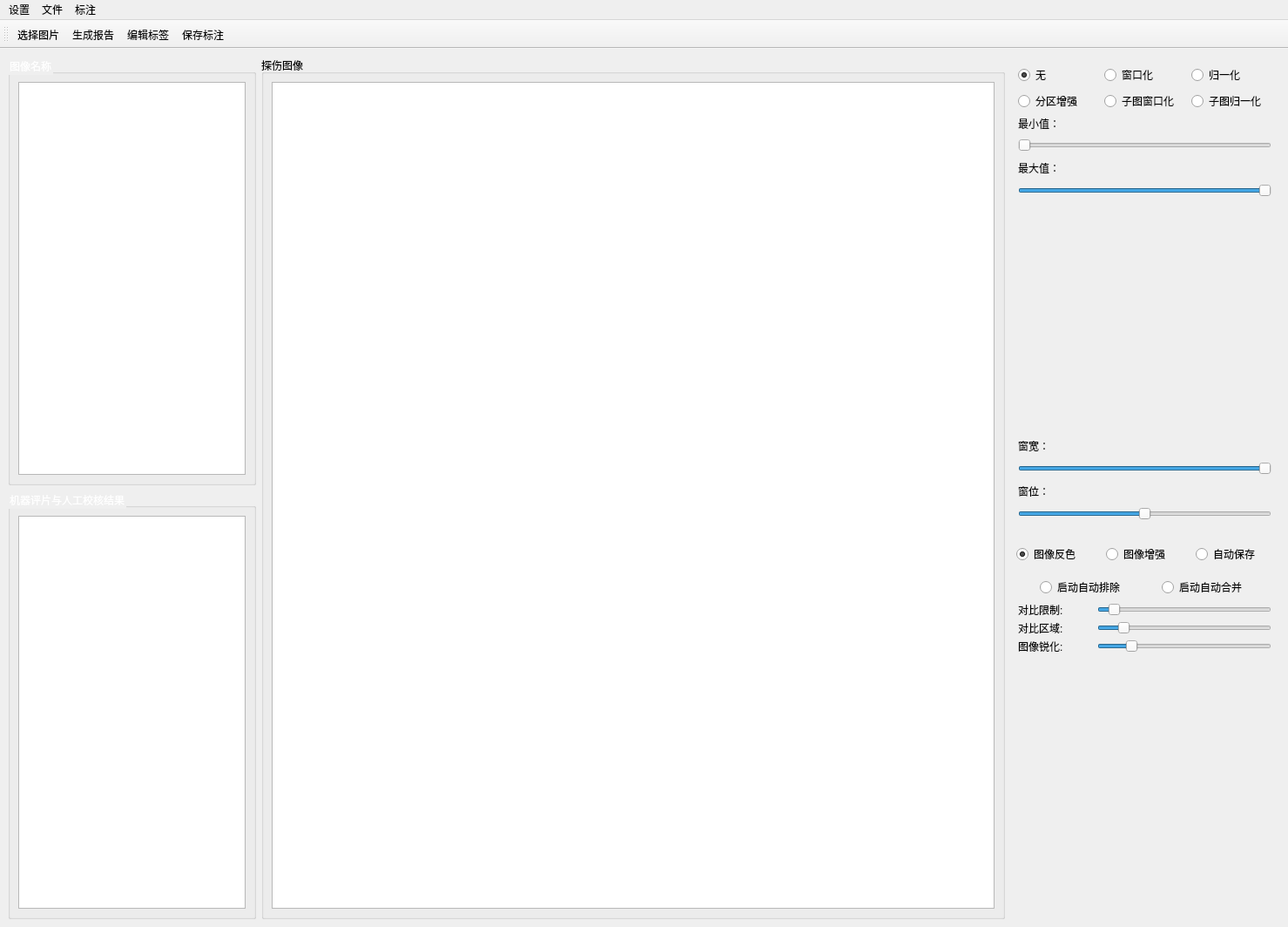
<?xml version="1.0" encoding="UTF-8"?>
<ui version="4.0">
 <class>mainWindow</class>
 <widget class="QMainWindow" name="mainWindow">
  <property name="geometry">
   <rect>
    <x>0</x>
    <y>0</y>
    <width>1479</width>
    <height>1064</height>
   </rect>
  </property>
  <property name="minimumSize">
   <size>
    <width>902</width>
    <height>594</height>
   </size>
  </property>
  <property name="windowTitle">
   <string>铸造缺陷识别评价数据库可视化软件</string>
  </property>
  <property name="windowIcon">
   <iconset>
    <normaloff>../../../LabelSoftware/LabelSoftware/intecast.ico</normaloff>../../../LabelSoftware/LabelSoftware/intecast.ico</iconset>
  </property>
  <widget class="QWidget" name="centralwidget">
   <layout class="QHBoxLayout" name="horizontalLayout_9">
    <item>
     <layout class="QVBoxLayout" name="verticalLayout_3">
      <item>
       <widget class="QGroupBox" name="groupBox">
        <property name="maximumSize">
         <size>
          <width>285</width>
          <height>16777215</height>
         </size>
        </property>
        <property name="styleSheet">
         <string notr="true">color: rgb(255, 255, 255);</string>
        </property>
        <property name="title">
         <string>图像名称</string>
        </property>
        <layout class="QVBoxLayout" name="verticalLayout_2">
         <item>
          <widget class="QListWidget" name="listWidget_dcm_name">
           <property name="sizePolicy">
            <sizepolicy hsizetype="Expanding" vsizetype="Expanding">
             <horstretch>0</horstretch>
             <verstretch>0</verstretch>
            </sizepolicy>
           </property>
           <property name="minimumSize">
            <size>
             <width>250</width>
             <height>270</height>
            </size>
           </property>
           <property name="styleSheet">
            <string notr="true">color: rgb(0, 0, 0);</string>
           </property>
          </widget>
         </item>
        </layout>
       </widget>
      </item>
      <item>
       <widget class="QGroupBox" name="groupBox_2">
        <property name="maximumSize">
         <size>
          <width>285</width>
          <height>16777215</height>
         </size>
        </property>
        <property name="styleSheet">
         <string notr="true">color: rgb(255, 255, 255);</string>
        </property>
        <property name="title">
         <string>机器评片与人工校核结果</string>
        </property>
        <layout class="QHBoxLayout" name="horizontalLayout_8">
         <item>
          <widget class="QListWidget" name="listWidget_label">
           <property name="sizePolicy">
            <sizepolicy hsizetype="Expanding" vsizetype="Expanding">
             <horstretch>0</horstretch>
             <verstretch>0</verstretch>
            </sizepolicy>
           </property>
           <property name="minimumSize">
            <size>
             <width>250</width>
             <height>270</height>
            </size>
           </property>
           <property name="styleSheet">
            <string notr="true">color: rgb(0, 0, 0);</string>
           </property>
          </widget>
         </item>
        </layout>
       </widget>
      </item>
     </layout>
    </item>
    <item>
     <widget class="QGroupBox" name="groupBox_3">
      <property name="minimumSize">
       <size>
        <width>345</width>
        <height>639</height>
       </size>
      </property>
      <property name="title">
       <string>探伤图像</string>
      </property>
      <layout class="QVBoxLayout" name="verticalLayout_6">
       <item>
        <widget class="QGraphicsView" name="graphicsView">
         <property name="minimumSize">
          <size>
           <width>325</width>
           <height>551</height>
          </size>
         </property>
         <property name="styleSheet">
          <string notr="true"/>
         </property>
        </widget>
       </item>
      </layout>
     </widget>
    </item>
    <item>
     <layout class="QVBoxLayout" name="verticalLayout_5">
      <item>
       <widget class="QStackedWidget" name="stackedWidget">
        <property name="minimumSize">
         <size>
          <width>291</width>
          <height>520</height>
         </size>
        </property>
        <property name="maximumSize">
         <size>
          <width>310</width>
          <height>99999</height>
         </size>
        </property>
        <property name="currentIndex">
         <number>0</number>
        </property>
        <widget class="QWidget" name="page_3">
         <layout class="QVBoxLayout" name="verticalLayout_4">
          <item>
           <layout class="QHBoxLayout" name="horizontalLayout_6">
            <item>
             <widget class="QRadioButton" name="none_dcm_label">
              <property name="minimumSize">
               <size>
                <width>40</width>
                <height>0</height>
               </size>
              </property>
              <property name="text">
               <string>无</string>
              </property>
              <property name="checked">
               <bool>true</bool>
              </property>
             </widget>
            </item>
            <item>
             <widget class="QRadioButton" name="window_dcm_label">
              <property name="minimumSize">
               <size>
                <width>40</width>
                <height>0</height>
               </size>
              </property>
              <property name="text">
               <string>窗口化</string>
              </property>
              <property name="checked">
               <bool>false</bool>
              </property>
             </widget>
            </item>
            <item>
             <widget class="QRadioButton" name="normalize_dcm_label">
              <property name="minimumSize">
               <size>
                <width>40</width>
                <height>0</height>
               </size>
              </property>
              <property name="text">
               <string>归一化</string>
              </property>
              <property name="checked">
               <bool>false</bool>
              </property>
             </widget>
            </item>
           </layout>
          </item>
          <item>
           <layout class="QHBoxLayout" name="horizontalLayout_7">
            <item>
             <widget class="QRadioButton" name="partition_dcm_label">
              <property name="minimumSize">
               <size>
                <width>40</width>
                <height>0</height>
               </size>
              </property>
              <property name="text">
               <string>分区增强</string>
              </property>
              <property name="checked">
               <bool>false</bool>
              </property>
             </widget>
            </item>
            <item>
             <widget class="QRadioButton" name="sub_window_dcm_label">
              <property name="minimumSize">
               <size>
                <width>40</width>
                <height>0</height>
               </size>
              </property>
              <property name="text">
               <string>子图窗口化</string>
              </property>
              <property name="checked">
               <bool>false</bool>
              </property>
             </widget>
            </item>
            <item>
             <widget class="QRadioButton" name="sub_normalize_dcm_label">
              <property name="minimumSize">
               <size>
                <width>40</width>
                <height>0</height>
               </size>
              </property>
              <property name="text">
               <string>子图归一化</string>
              </property>
              <property name="checked">
               <bool>false</bool>
              </property>
             </widget>
            </item>
           </layout>
          </item>
          <item>
           <widget class="QLabel" name="min_label">
            <property name="minimumSize">
             <size>
              <width>291</width>
              <height>16</height>
             </size>
            </property>
            <property name="maximumSize">
             <size>
              <width>291</width>
              <height>16</height>
             </size>
            </property>
            <property name="text">
             <string>最小值：</string>
            </property>
           </widget>
          </item>
          <item>
           <widget class="QSlider" name="min_slider">
            <property name="minimumSize">
             <size>
              <width>291</width>
              <height>22</height>
             </size>
            </property>
            <property name="maximumSize">
             <size>
              <width>291</width>
              <height>22</height>
             </size>
            </property>
            <property name="maximum">
             <number>65535</number>
            </property>
            <property name="orientation">
             <enum>Qt::Horizontal</enum>
            </property>
           </widget>
          </item>
          <item>
           <widget class="QLabel" name="max_label">
            <property name="minimumSize">
             <size>
              <width>291</width>
              <height>16</height>
             </size>
            </property>
            <property name="maximumSize">
             <size>
              <width>291</width>
              <height>16777215</height>
             </size>
            </property>
            <property name="text">
             <string>最大值：</string>
            </property>
           </widget>
          </item>
          <item>
           <widget class="QSlider" name="max_slider">
            <property name="minimumSize">
             <size>
              <width>291</width>
              <height>22</height>
             </size>
            </property>
            <property name="maximumSize">
             <size>
              <width>291</width>
              <height>22</height>
             </size>
            </property>
            <property name="maximum">
             <number>65535</number>
            </property>
            <property name="value">
             <number>65535</number>
            </property>
            <property name="sliderPosition">
             <number>65535</number>
            </property>
            <property name="orientation">
             <enum>Qt::Horizontal</enum>
            </property>
           </widget>
          </item>
          <item>
           <widget class="QLabel" name="histogram">
            <property name="minimumSize">
             <size>
              <width>291</width>
              <height>261</height>
             </size>
            </property>
            <property name="maximumSize">
             <size>
              <width>291</width>
              <height>261</height>
             </size>
            </property>
            <property name="autoFillBackground">
             <bool>false</bool>
            </property>
            <property name="styleSheet">
             <string notr="true"/>
            </property>
            <property name="text">
             <string/>
            </property>
           </widget>
          </item>
          <item>
           <widget class="QLabel" name="window_width_label">
            <property name="minimumSize">
             <size>
              <width>291</width>
              <height>16</height>
             </size>
            </property>
            <property name="maximumSize">
             <size>
              <width>291</width>
              <height>16777215</height>
             </size>
            </property>
            <property name="text">
             <string>窗宽：</string>
            </property>
           </widget>
          </item>
          <item>
           <widget class="QSlider" name="window_width_slider">
            <property name="minimumSize">
             <size>
              <width>291</width>
              <height>22</height>
             </size>
            </property>
            <property name="maximumSize">
             <size>
              <width>291</width>
              <height>22</height>
             </size>
            </property>
            <property name="minimum">
             <number>0</number>
            </property>
            <property name="maximum">
             <number>65535</number>
            </property>
            <property name="value">
             <number>65535</number>
            </property>
            <property name="sliderPosition">
             <number>65535</number>
            </property>
            <property name="orientation">
             <enum>Qt::Horizontal</enum>
            </property>
           </widget>
          </item>
          <item>
           <widget class="QLabel" name="window_level_label">
            <property name="minimumSize">
             <size>
              <width>291</width>
              <height>16</height>
             </size>
            </property>
            <property name="maximumSize">
             <size>
              <width>291</width>
              <height>16777215</height>
             </size>
            </property>
            <property name="text">
             <string>窗位：</string>
            </property>
           </widget>
          </item>
          <item>
           <widget class="QSlider" name="window_level_slider">
            <property name="minimumSize">
             <size>
              <width>291</width>
              <height>22</height>
             </size>
            </property>
            <property name="maximumSize">
             <size>
              <width>291</width>
              <height>22</height>
             </size>
            </property>
            <property name="maximum">
             <number>65535</number>
            </property>
            <property name="value">
             <number>32768</number>
            </property>
            <property name="sliderPosition">
             <number>32768</number>
            </property>
            <property name="orientation">
             <enum>Qt::Horizontal</enum>
            </property>
           </widget>
          </item>
         </layout>
        </widget>
        <widget class="QWidget" name="page_4"/>
       </widget>
      </item>
      <item>
       <layout class="QVBoxLayout" name="verticalLayout" stretch="0,0,0,0,0">
        <item>
         <layout class="QHBoxLayout" name="horizontalLayout_2">
          <property name="sizeConstraint">
           <enum>QLayout::SetDefaultConstraint</enum>
          </property>
          <item>
           <widget class="QRadioButton" name="reverseButton">
            <property name="sizePolicy">
             <sizepolicy hsizetype="Fixed" vsizetype="Fixed">
              <horstretch>0</horstretch>
              <verstretch>0</verstretch>
             </sizepolicy>
            </property>
            <property name="minimumSize">
             <size>
              <width>39</width>
              <height>40</height>
             </size>
            </property>
            <property name="maximumSize">
             <size>
              <width>90</width>
              <height>16777215</height>
             </size>
            </property>
            <property name="text">
             <string>图像反色</string>
            </property>
            <property name="iconSize">
             <size>
              <width>16</width>
              <height>16</height>
             </size>
            </property>
            <property name="checked">
             <bool>true</bool>
            </property>
           </widget>
          </item>
          <item>
           <widget class="QRadioButton" name="radioButton_enhance">
            <property name="sizePolicy">
             <sizepolicy hsizetype="Fixed" vsizetype="Fixed">
              <horstretch>0</horstretch>
              <verstretch>0</verstretch>
             </sizepolicy>
            </property>
            <property name="minimumSize">
             <size>
              <width>0</width>
              <height>40</height>
             </size>
            </property>
            <property name="maximumSize">
             <size>
              <width>90</width>
              <height>16777215</height>
             </size>
            </property>
            <property name="text">
             <string>图像增强</string>
            </property>
           </widget>
          </item>
          <item>
           <widget class="QRadioButton" name="autoSaveButton">
            <property name="sizePolicy">
             <sizepolicy hsizetype="Fixed" vsizetype="Fixed">
              <horstretch>0</horstretch>
              <verstretch>0</verstretch>
             </sizepolicy>
            </property>
            <property name="minimumSize">
             <size>
              <width>0</width>
              <height>40</height>
             </size>
            </property>
            <property name="maximumSize">
             <size>
              <width>90</width>
              <height>16777215</height>
             </size>
            </property>
            <property name="text">
             <string>自动保存</string>
            </property>
           </widget>
          </item>
         </layout>
        </item>
        <item>
         <layout class="QHBoxLayout" name="horizontalLayout_11">
          <item>
           <widget class="QRadioButton" name="auto_exclude_pix">
            <property name="sizePolicy">
             <sizepolicy hsizetype="Fixed" vsizetype="Fixed">
              <horstretch>0</horstretch>
              <verstretch>0</verstretch>
             </sizepolicy>
            </property>
            <property name="minimumSize">
             <size>
              <width>100</width>
              <height>0</height>
             </size>
            </property>
            <property name="text">
             <string>启动自动排除</string>
            </property>
           </widget>
          </item>
          <item>
           <widget class="QRadioButton" name="merge_anno">
            <property name="sizePolicy">
             <sizepolicy hsizetype="Fixed" vsizetype="Fixed">
              <horstretch>0</horstretch>
              <verstretch>0</verstretch>
             </sizepolicy>
            </property>
            <property name="minimumSize">
             <size>
              <width>100</width>
              <height>0</height>
             </size>
            </property>
            <property name="text">
             <string>启动自动合并</string>
            </property>
           </widget>
          </item>
         </layout>
        </item>
        <item>
         <layout class="QHBoxLayout" name="horizontalLayout_5">
          <item>
           <widget class="QLabel" name="enhance_label_1">
            <property name="minimumSize">
             <size>
              <width>0</width>
              <height>10</height>
             </size>
            </property>
            <property name="maximumSize">
             <size>
              <width>76</width>
              <height>16777215</height>
             </size>
            </property>
            <property name="text">
             <string>对比限制:</string>
            </property>
           </widget>
          </item>
          <item>
           <widget class="QSlider" name="spinBox_1">
            <property name="maximumSize">
             <size>
              <width>200</width>
              <height>16777215</height>
             </size>
            </property>
            <property name="minimum">
             <number>0</number>
            </property>
            <property name="maximum">
             <number>15</number>
            </property>
            <property name="value">
             <number>1</number>
            </property>
            <property name="orientation">
             <enum>Qt::Horizontal</enum>
            </property>
           </widget>
          </item>
         </layout>
        </item>
        <item>
         <layout class="QHBoxLayout" name="horizontalLayout_4">
          <item>
           <widget class="QLabel" name="enhance_label_2">
            <property name="minimumSize">
             <size>
              <width>0</width>
              <height>10</height>
             </size>
            </property>
            <property name="maximumSize">
             <size>
              <width>76</width>
              <height>16777215</height>
             </size>
            </property>
            <property name="text">
             <string>对比区域:</string>
            </property>
           </widget>
          </item>
          <item>
           <widget class="QSlider" name="spinBox_2">
            <property name="maximumSize">
             <size>
              <width>200</width>
              <height>16777215</height>
             </size>
            </property>
            <property name="maximum">
             <number>80</number>
            </property>
            <property name="value">
             <number>10</number>
            </property>
            <property name="orientation">
             <enum>Qt::Horizontal</enum>
            </property>
           </widget>
          </item>
         </layout>
        </item>
        <item>
         <layout class="QHBoxLayout" name="horizontalLayout_3">
          <item>
           <widget class="QLabel" name="enhance_label_3">
            <property name="minimumSize">
             <size>
              <width>0</width>
              <height>10</height>
             </size>
            </property>
            <property name="maximumSize">
             <size>
              <width>76</width>
              <height>16777215</height>
             </size>
            </property>
            <property name="text">
             <string>图像锐化:</string>
            </property>
           </widget>
          </item>
          <item>
           <widget class="QSlider" name="spinBox_3">
            <property name="maximumSize">
             <size>
              <width>200</width>
              <height>16777215</height>
             </size>
            </property>
            <property name="maximum">
             <number>80</number>
            </property>
            <property name="value">
             <number>14</number>
            </property>
            <property name="orientation">
             <enum>Qt::Horizontal</enum>
            </property>
           </widget>
          </item>
         </layout>
        </item>
       </layout>
      </item>
      <item>
       <spacer name="verticalSpacer">
        <property name="orientation">
         <enum>Qt::Vertical</enum>
        </property>
        <property name="sizeHint" stdset="0">
         <size>
          <width>286</width>
          <height>18</height>
         </size>
        </property>
       </spacer>
      </item>
     </layout>
    </item>
   </layout>
  </widget>
  <widget class="QMenuBar" name="menubar">
   <property name="geometry">
    <rect>
     <x>0</x>
     <y>0</y>
     <width>1479</width>
     <height>26</height>
    </rect>
   </property>
   <widget class="QMenu" name="config">
    <property name="title">
     <string>设置</string>
    </property>
    <addaction name="change_img_savepath"/>
    <addaction name="change_report_savepath"/>
   </widget>
   <widget class="QMenu" name="menu">
    <property name="title">
     <string>文件</string>
    </property>
    <addaction name="pushButton"/>
    <addaction name="save_cur_img"/>
    <addaction name="generate_report"/>
   </widget>
   <widget class="QMenu" name="menu_2">
    <property name="title">
     <string>标注</string>
    </property>
    <addaction name="updateLabel"/>
    <addaction name="pushButton_save_xml"/>
    <addaction name="clean_exclude_pix"/>
    <addaction name="exclude_pix"/>
   </widget>
   <addaction name="config"/>
   <addaction name="menu"/>
   <addaction name="menu_2"/>
  </widget>
  <widget class="QToolBar" name="toolBar">
   <property name="windowTitle">
    <string>toolBar</string>
   </property>
   <attribute name="toolBarArea">
    <enum>TopToolBarArea</enum>
   </attribute>
   <attribute name="toolBarBreak">
    <bool>false</bool>
   </attribute>
   <addaction name="pushButton"/>
   <addaction name="generate_report"/>
   <addaction name="updateLabel"/>
   <addaction name="pushButton_save_xml"/>
  </widget>
  <action name="change_img_savepath">
   <property name="text">
    <string>更改图像保存路径</string>
   </property>
  </action>
  <action name="change_report_savepath">
   <property name="text">
    <string>更改报告保存路径</string>
   </property>
  </action>
  <action name="pushButton">
   <property name="icon">
    <iconset resource="../Sources/sources_lable.qrc">
     <normaloff>:/新前缀/导入.png</normaloff>:/新前缀/导入.png</iconset>
   </property>
   <property name="text">
    <string>选择图片</string>
   </property>
  </action>
  <action name="save_cur_img">
   <property name="text">
    <string>保存图片</string>
   </property>
  </action>
  <action name="generate_report">
   <property name="icon">
    <iconset resource="../Sources/sources_lable.qrc">
     <normaloff>:/新前缀/生成报告.png</normaloff>:/新前缀/生成报告.png</iconset>
   </property>
   <property name="text">
    <string>生成报告</string>
   </property>
  </action>
  <action name="updateLabel">
   <property name="icon">
    <iconset resource="../Sources/sources_lable.qrc">
     <normaloff>:/新前缀/数据标注.png</normaloff>:/新前缀/数据标注.png</iconset>
   </property>
   <property name="text">
    <string>编辑标签</string>
   </property>
  </action>
  <action name="pushButton_save_xml">
   <property name="icon">
    <iconset resource="../Sources/sources_lable.qrc">
     <normaloff>:/新前缀/保存.png</normaloff>:/新前缀/保存.png</iconset>
   </property>
   <property name="text">
    <string>保存标注</string>
   </property>
  </action>
  <action name="action">
   <property name="text">
    <string>合并标注</string>
   </property>
  </action>
  <action name="action_7">
   <property name="text">
    <string>撤回合并</string>
   </property>
  </action>
  <action name="clean_exclude_pix">
   <property name="text">
    <string>清空坏点</string>
   </property>
  </action>
  <action name="exclude_pix">
   <property name="text">
    <string>选择坏点</string>
   </property>
  </action>
 </widget>
 <resources>
  <include location="../Sources/sources_lable.qrc"/>
 </resources>
 <connections/>
</ui>
